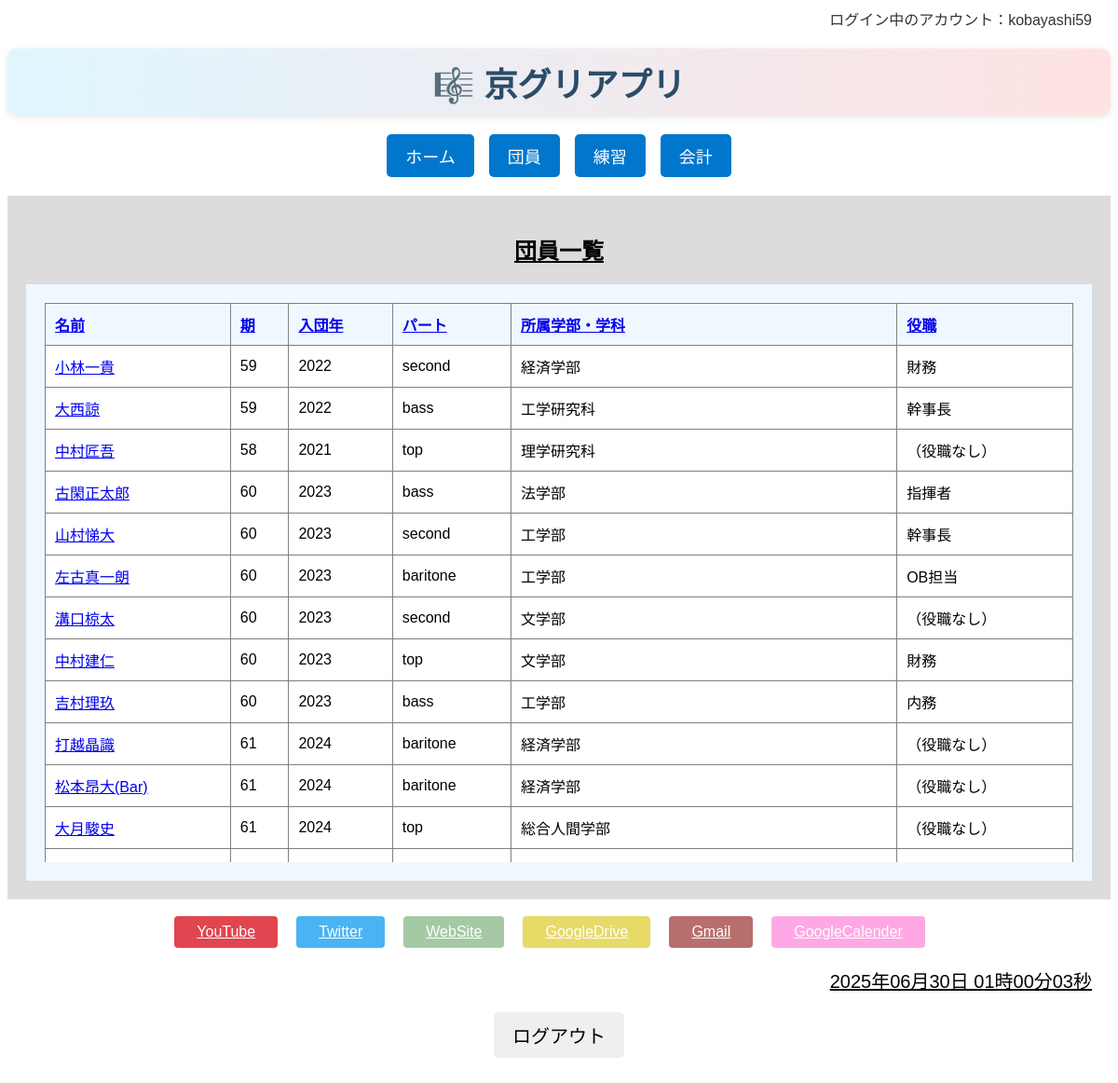
Screenshot of /member/list/ (signed in) with the database file from the repository.
### member/models.py (models this page shows, shortened)
class Member(models.Model):
    PART_CHOICES = [
        ('top', 'トップ'),
        ('second', 'セカンド'),
        ('baritone', 'バリトン'),
        ('bass', 'ベース'),
    ]
    id = models.UUIDField(
        primary_key=True,
        default=uuid.uuid4,
        editable=False,
        verbose_name="ID"
    )  # 主キーとしてUUIDを使用（安全性・衝突回避）
    name = models.CharField(max_length=100, verbose_name="名前")  # 団員名
    kyogleeid = models.IntegerField(verbose_name="期")  # 何期生か（整数）
    joinyear = models.IntegerField(verbose_name="入団年")  # 入団年度
    faculty = models.CharField(max_length=100, verbose_name="所属")  # 学部など
    part = models.CharField(
        max_length=10,
        choices=PART_CHOICES,
        verbose_name="パート"
    )  # 所属パート（選択式）
    role = models.ManyToManyField(
        Role,
        verbose_name="役職",
        blank=True
    )  # 複数の役職と多対多で紐づけ
    picture = CloudinaryField(
        '画像',
        blank=True,
        null=True
    )  # Cloudinaryに保存されるプロフィール画像
    created_at = models.DateTimeField(
        auto_now_add=True,
        verbose_name="作成日時"
    )  # 登録された日時（自動記録）
    updated_at = models.DateTimeField(
        auto_now=True,
        verbose_name="更新日時"
    )  # 最終更新日時（自動記録）
    user = models.OneToOneField(
        User,
        on_delete=models.CASCADE,
        null=True,
        blank=True
    )  # Djangoのログインユーザーと紐づけ（任意）

class Role(models.Model):
    code = models.CharField(max_length=50)  # プログラム内で識別するためのコード（例：Zaimu）
    label = models.CharField(max_length=100)  # ユーザー向け表示用ラベル（例：財務）

### member/views.py (the view)
class MemberListView(LoginRequiredMixin, View):
    def get(self, request):
        sort_key = request.GET.get('sort')
        if sort_key in ['name', 'kyogleeid', 'joinyear', 'part', 'faculty', 'role']:
            member_list = Member.objects.all().order_by(sort_key)
        else:
            member_list = Member.objects.all()
        return render(request, "member/member_list.html", {"member_list": member_list})

### templates/member/member_list.html
{% extends "base/base.html" %}
{% block body %}
<div class="contents">
    <h2 class="page_name">団員一覧</h2>
    <div class="register_contents">
        <div class="table_scroll_wrapper">
        <table border="1" class="member_table">
            <thead>
                <tr>
                    <th><a href="?sort=name">名前</a></th>
                    <th><a href="?sort=kyogleeid">期</a></th>
                    <th><a href="?sort=joinyear">入団年</a></th>
                    <th><a href="?sort=part">パート</a></th>
                    <th><a href="?sort=faculty">所属学部・学科</a></th>
                    <th><a href="?sort=role">役職</a></th>
                </tr>
            </thead>
            <tbody>
                {% for member in member_list %}
                <tr>
                    <td><a href="{% url 'member:member_detail' member.id %}">{{member.name}}</a></td>
                    <td>{{member.kyogleeid}}</td>
                    <td>{{member.joinyear}}</td>
                    <td>{{member.part}}</td>
                    <td>{{member.faculty}}</td>
                    <td>
                    {% for r in member.role.all %}
                    {{ r.label }}{% if not forloop.last %}, {% endif %}
                    {% empty %}
                    （役職なし）
                    {% endfor %}
                    </td>
                </tr>
                {% empty %}
                <td colspan="5" class="no_members">
                    <div>団員が登録されていません。</div>
                </td>
                {% endfor %}
            </tbody>
        </table>
        </div>
    </div>
</div>
{% endblock %}

### templates/base/base.html (shortened to what this page needs)
<!DOCTYPE html>
<html lang="ja">
<head>
    {% load static %}
    <link rel="stylesheet" href="{% static 'css/base.css' %}">
    <link rel="stylesheet" href="https://maxcdn.bootstrapcdn.com/font-awesome/4.3.0/css/font-awesome.min.css">
</head>
<body>
    <div class="header-row">
        <div class="user-info">
        ログイン中のアカウント：{{ request.user.username }}
        </div>
    </div>
    <h1 class="main-title">🎼 京グリアプリ </h1>
    <div class="main-nav">
    <a href="{% url 'main:index' %}" class="main-nav-btn">ホーム</a>
    <a href="{% url 'member:index' %}" class="main-nav-btn">団員</a>
    <a href="{% url 'practice_management:practice_index' %}" class="main-nav-btn">練習</a>
    <a href="{% url 'accounting:index' %}" class="main-nav-btn">会計</a>
    </div>
    {% block body %}
    {% endblock %}
    <br>
    <div class="link-block">
        <div class="btn-wrapper">
        <a href="https://www.youtube.com/@..." target="_blank" class="btn youtube">YouTube</a>
        <a href="https://x.com/Glee_KU" target="_blank" class="btn twitter">Twitter</a>
        <a href="https://sites.google.com/view/kyotoglee/home" target="_blank" class="btn website">WebSite</a>
        <a href="https://drive.google.com/drive/home" target="_blank" class="btn googledrive">GoogleDrive</a>
        <a href="https://mail.google.com/mail/u/0/#inbox" target="_blank" class="btn gmail">Gmail</a>
        <a href="https://calendar.google.com/calendar/u/0/r" target="_blank" class="btn googlecalender">GoogleCalender</a>
        </div>
    </div>
    <div id="clock" class="clock"></div>
    <footer>
    <div class="logout_wrapper">
        <form action="{% url 'accounts:logout' %}" method="post">
            <button type="submit" class="logout">ログアウト</button>
        </form>
    </div>
    </footer>
</body>
</html>

### static/css/base.css (style rules this page uses)
body { font-family: "Avenir Next", "Hiragino Kaku Gothic ProN W3", sans-serif; }
h1 { font-size: 36px; text-align: center; }
.main-title { font-size: 36px; font-weight: bold; color: #2a4d69; text-align: center; margin: 20px 0; background: linear-gradient(to right, #dff6ff, #ffe2e2); padding: 10px 20px; border-radius: 10px; box-shadow: 0px 2px 6px rgba(0, 0, 0, 0.1); }
h2 { text-align: center; }
.clock { font-size: 20px; text-align: right; padding-right: 20px; text-decoration: underline; }
.header-row { display: flex; justify-content: flex-end; padding: 0 20px 0 20px; }
.user-info { font-size: 16px; color: #333; }
.btn-wrapper { margin-bottom: 20px; display: flex; justify-content: center; }
.btn { padding: 8px 24px; color:rgb(255, 255, 255); opacity:0.8; border-radius: 4px; }
.youtube { background-color: RGB(218,23,37); margin-right: 20px; }
.twitter { background-color: RGB(29,161,242); margin-right: 20px; }
.website { background-color: darkseagreen; margin-right: 20px; }
.googledrive { background-color: rgb(226, 210, 66); margin-right: 20px; }
.gmail { background-color: rgb(168, 74, 74); margin-right: 20px; }
.googlecalender { background-color: rgb(255, 147, 223); margin-right: 20px; }
.contents { padding: 20px; background-color: gainsboro; }
.page_name { font-size: 24px; text-align: center; text-decoration: underline; }
.register_contents { display: flex; justify-content: center; padding: 20px; background-color: aliceblue; }
.member_table { width: 100%; height: auto; border-collapse: collapse; }
.member_table th, .member_table td { padding: 10px; text-align: left; }
.member_table td { background-color: white; }
.logout_wrapper { display: flex; justify-content: center; margin-top: 20px; }
.logout { font-size: 20px; padding: 10px 20px; border-radius: 5px; border: none; }
.table_scroll_wrapper { overflow-x: auto; white-space: nowrap; }
.table_scroll_wrapper { overflow-x: auto; overflow-y: auto; max-height: 600px; }
.main-nav { display: flex; justify-content: center; gap: 16px; margin: 20px 0; flex-wrap: wrap; }
.main-nav-btn { background-color: #0077cc; color: white; text-decoration: none; padding: 10px 20px; font-size: 18px; border-radius: 5px; text-align: center; }
.table_scroll_wrapper { overflow-x: auto; width: 100%; }

### rows the page displays
Member: name "小林一貴", kyogleeid "59", joinyear "2022", part "second", faculty "経済学部"
Role: label "財務"
Member: name "大西諒", kyogleeid "59", joinyear "2022", part "bass", faculty "工学研究科"
Role: label "幹事長"
Member: name "中村匠吾", kyogleeid "58", joinyear "2021", part "top", faculty "理学研究科"
Member: name "古閑正太郎", kyogleeid "60", joinyear "2023", part "bass", faculty "法学部"
Role: label "指揮者"
Member: name "山村悌大", kyogleeid "60", joinyear "2023", part "second", faculty "工学部"
Member: name "左古真一朗", kyogleeid "60", joinyear "2023", part "baritone", faculty "工学部"
Role: label "OB担当"
Member: name "溝口椋太", kyogleeid "60", joinyear "2023", part "second", faculty "文学部"
Member: name "中村建仁", kyogleeid "60", joinyear "2023", part "top", faculty "文学部"
Member: name "吉村理玖", kyogleeid "60", joinyear "2023", part "bass", faculty "工学部"
Role: label "内務"
Member: name "打越晶識", kyogleeid "61", joinyear "2024", part "baritone", faculty "経済学部"
Member: name "松本昂大(Bar)", kyogleeid "61", joinyear "2024", part "baritone", faculty "経済学部"
Member: name "大月駿史", kyogleeid "61", joinyear "2024", part "top", faculty "総合人間学部"

### other values shown
{{ request.user.username }} "kobayashi59"
